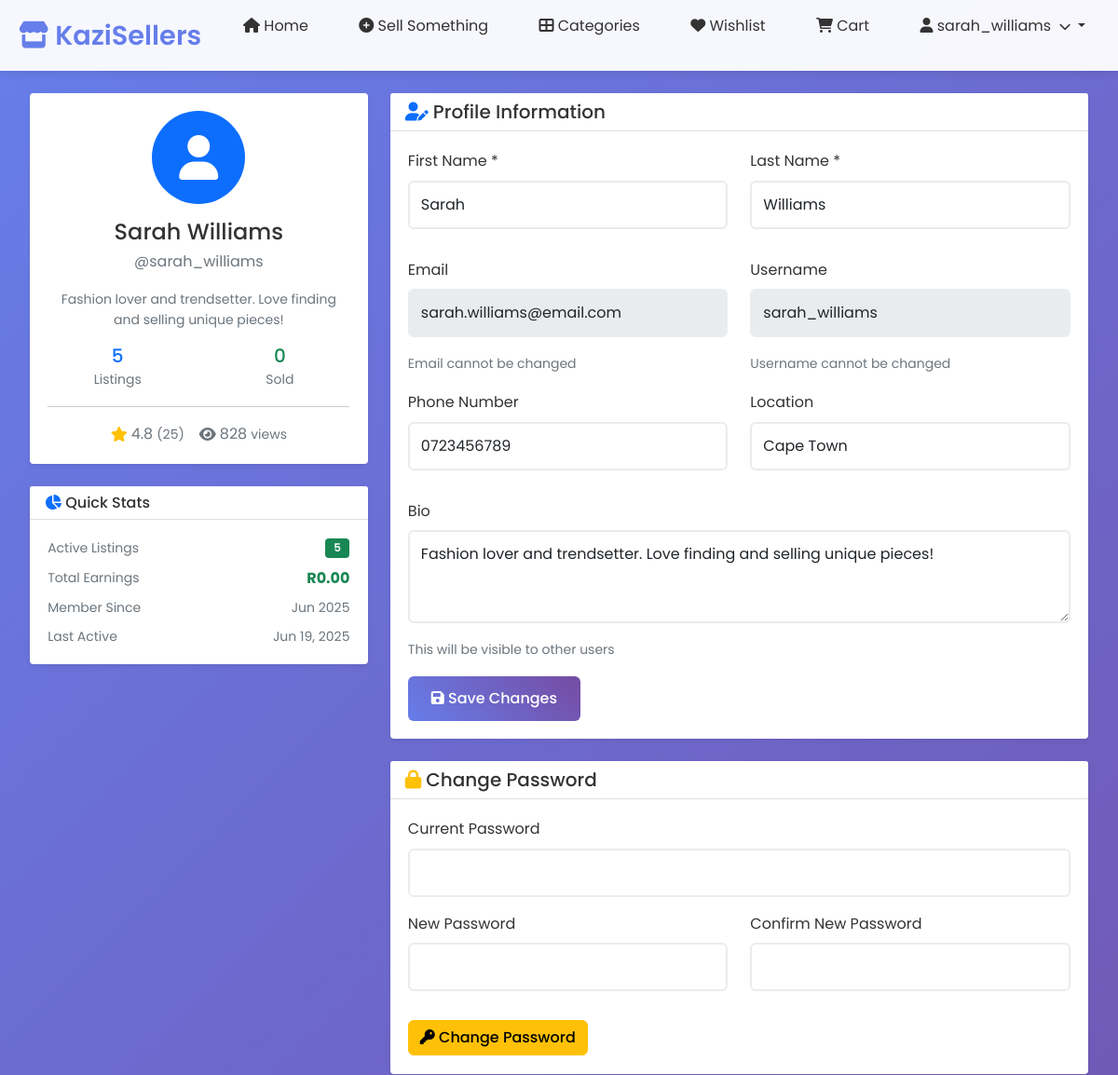
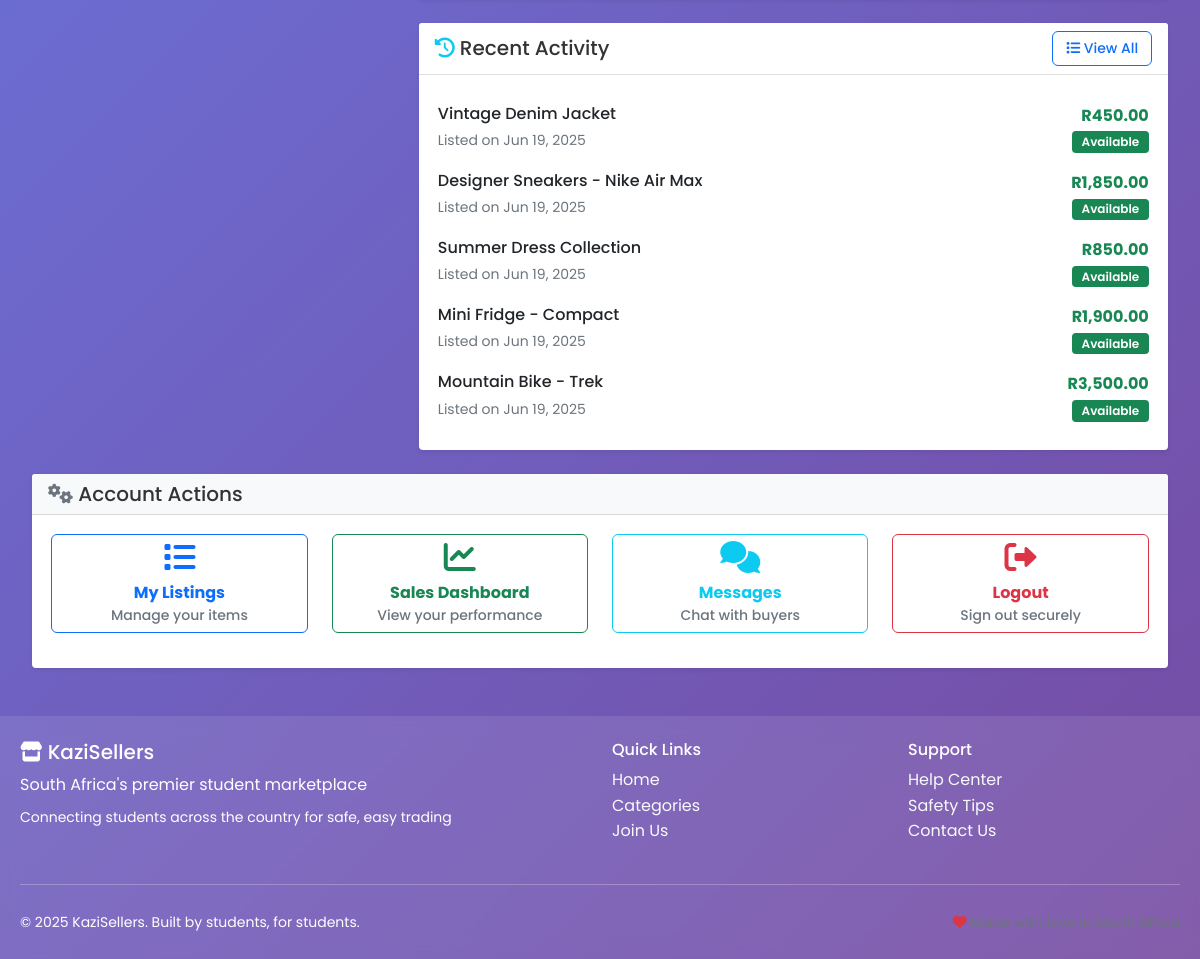
The app's page /pages/chat.php (signed in) with its own data (2 pictures, top to bottom).
### tables this page shows
CREATE TABLE users (
    id INT PRIMARY KEY AUTO_INCREMENT,
    username VARCHAR(50) UNIQUE NOT NULL,
    email VARCHAR(100) UNIQUE NOT NULL,
    password VARCHAR(255) NOT NULL,
    first_name VARCHAR(50) NOT NULL,
    last_name VARCHAR(50) NOT NULL,
    phone VARCHAR(20),
    location VARCHAR(100),
    bio TEXT,
    rating DECIMAL(3,2) DEFAULT 0.00,
    total_ratings INT DEFAULT 0,
    role TINYINT DEFAULT 0 COMMENT '0 = regular user, 1 = admin',
    created_at TIMESTAMP DEFAULT CURRENT_TIMESTAMP,
    updated_at TIMESTAMP DEFAULT CURRENT_TIMESTAMP ON UPDATE CURRENT_TIMESTAMP,
    is_active BOOLEAN DEFAULT TRUE
);

CREATE TABLE products (
    id INT PRIMARY KEY AUTO_INCREMENT,
    seller_id INT NOT NULL,
    category_id INT NOT NULL,
    title VARCHAR(100) NOT NULL,
    description TEXT NOT NULL,
    short_description VARCHAR(200),
    price DECIMAL(10,2) NOT NULL,
    condition_type ENUM('new', 'like_new', 'good', 'fair', 'poor') DEFAULT 'good',
    availability ENUM('available', 'sold', 'reserved') DEFAULT 'available',
    location VARCHAR(100),
    views INT DEFAULT 0,
    created_at TIMESTAMP DEFAULT CURRENT_TIMESTAMP,
    updated_at TIMESTAMP DEFAULT CURRENT_TIMESTAMP ON UPDATE CURRENT_TIMESTAMP,
    FOREIGN KEY (seller_id) REFERENCES users(id) ON DELETE CASCADE,
    FOREIGN KEY (category_id) REFERENCES categories(id)
);

### pages/chat.php (the view, shortened to what the rows shown need)
<?php
include("../includes/db.php");
$user_id = $_SESSION['user_id'];
$userQuery = "SELECT * FROM users WHERE id = ?";
$stmt = mysqli_prepare($conn, $userQuery);
mysqli_stmt_bind_param($stmt, "i", $user_id);
mysqli_stmt_execute($stmt);
$user = mysqli_fetch_assoc(mysqli_stmt_get_result($stmt));
$activityQuery = "SELECT p.title, p.created_at, p.availability, p.price
                  FROM products p
                  WHERE p.seller_id = ?
                  ORDER BY p.created_at DESC
                  LIMIT 5";
$stmt = mysqli_prepare($conn, $activityQuery);
mysqli_stmt_bind_param($stmt, "i", $user_id);
mysqli_stmt_execute($stmt);
$recentActivity = mysqli_stmt_get_result($stmt);
include("../components/header.php");
?>
<div class="container my-4">
    <div class="row">
        <div class="col-lg-4 mb-4">
            <div class="card border-0 shadow-sm">
                <div class="card-body text-center">
                    <div class="mb-3">
                        <div class="bg-primary rounded-circle d-inline-flex align-items-center justify-content-center"
                             style="width: 100px; height: 100px;">
                        </div>
                    </div>
                    <h4 class="mb-1"><?php echo htmlspecialchars($user['first_name'] . ' ' . $user['last_name']); ?></h4>
                    <p class="text-muted mb-3">@<?php echo htmlspecialchars($user['username']); ?></p>
                    <?php if ($user['bio']): ?>
                    <p class="small text-muted mb-3"><?php echo nl2br(htmlspecialchars($user['bio'])); ?></p>
                    <?php endif; ?>
                    <div class="row text-center">
                        <div class="col-6">
                        </div>
                        <div class="col-6">
                        </div>
                    </div>
                    <hr class="my-3">
                    <div class="d-flex justify-content-center">
                        <div class="text-center me-3">
                            <div class="d-flex align-items-center text-muted">
                                <i class="fas fa-star text-warning me-1"></i>
                                <span><?php echo number_format($user['rating'], 1); ?></span>
                                <small class="ms-1">(<?php echo $user['total_ratings']; ?>)</small>
                            </div>
                        </div>
                        <div class="text-center">
                        </div>
                    </div>
                </div>
            </div>
            <div class="card border-0 shadow-sm mt-4">
                <div class="card-body">
                    <div class="d-flex justify-content-between align-items-center mb-2">
                        <small class="text-muted">Member Since</small>
                        <small class="text-muted"><?php echo date('M Y', strtotime($user['created_at'])); ?></small>
                    </div>
                    <div class="d-flex justify-content-between align-items-center">
                        <small class="text-muted">Last Active</small>
                        <small class="text-muted"><?php echo date('M j, Y', strtotime($user['updated_at'])); ?></small>
                    </div>
                </div>
            </div>
        </div>
        <div class="col-lg-8">
            <div class="card border-0 shadow-sm mb-4">
                <div class="card-body">
                    <form method="POST">
                        <div class="row">
                            <div class="col-md-6 mb-3">
                                <label for="first_name" class="form-label">First Name *</label>
                                <input type="text" class="form-control" id="first_name" name="first_name"
                                       value="<?php echo htmlspecialchars($user['first_name']); ?>" required>
                            </div>
                            <div class="col-md-6 mb-3">
                                <label for="last_name" class="form-label">Last Name *</label>
                                <input type="text" class="form-control" id="last_name" name="last_name"
                                       value="<?php echo htmlspecialchars($user['last_name']); ?>" required>
                            </div>
                        </div>
                        <div class="row">
                            <div class="col-md-6 mb-3">
                                <label for="email" class="form-label">Email</label>
                                <input type="email" class="form-control" id="email"
                                       value="<?php echo htmlspecialchars($user['email']); ?>" disabled>
                                <small class="text-muted">Email cannot be changed</small>
                            </div>
                            <div class="col-md-6 mb-3">
                                <label for="username" class="form-label">Username</label>
                                <input type="text" class="form-control" id="username"
                                       value="<?php echo htmlspecialchars($user['username']); ?>" disabled>
                                <small class="text-muted">Username cannot be changed</small>
                            </div>
                        </div>
                        <div class="row">
                            <div class="col-md-6 mb-3">
                                <label for="phone" class="form-label">Phone Number</label>
                                <input type="tel" class="form-control" id="phone" name="phone"
                                       value="<?php echo htmlspecialchars($user['phone']); ?>">
                            </div>
                            <div class="col-md-6 mb-3">
                                <label for="location" class="form-label">Location</label>
                                <input type="text" class="form-control" id="location" name="location"
                                       value="<?php echo htmlspecialchars($user['location']); ?>"
                                       placeholder="e.g., Cape Town, Western Cape">
                            </div>
                        </div>
                        <div class="mb-3">
                            <label for="bio" class="form-label">Bio</label>
                            <textarea class="form-control" id="bio" name="bio" rows="3"
                                      placeholder="Tell other users about yourself..."><?php echo htmlspecialchars($user['bio']); ?></textarea>
                            <small class="text-muted">This will be visible to other users</small>
                        </div>
                    </form>
                </div>
            </div>
            <div class="card border-0 shadow-sm">
                <div class="card-body">
                    <?php if (mysqli_num_rows($recentActivity) > 0): ?>
                    <div class="list-group list-group-flush">
                        <?php while ($activity = mysqli_fetch_assoc($recentActivity)): ?>
                        <div class="list-group-item border-0 px-0">
                            <div class="d-flex justify-content-between align-items-center">
                                <div>
                                    <h6 class="mb-1"><?php echo htmlspecialchars($activity['title']); ?></h6>
                                    <small class="text-muted">
                                        Listed on <?php echo date('M j, Y', strtotime($activity['created_at'])); ?>
                                    </small>
                                </div>
                                <div class="text-end">
                                    <span class="text-success fw-bold">R<?php echo number_format($activity['price'], 2); ?></span>
                                    <br>
                                    <span class="badge bg-<?php
                                        echo $activity['availability'] === 'available' ? 'success' :
                                            ($activity['availability'] === 'sold' ? 'danger' : 'warning');
                                    ?> small">
                                        <?php echo ucfirst($activity['availability']); ?>
                                    </span>
                                </div>
                            </div>
                        </div>
                        <?php endwhile; ?>
                    </div>
                    <?php endif; ?>
                </div>
            </div>
        </div>
    </div>
</div>
<?php include("../components/footer.php"); ?>

### records on screen
users: first_name+last_name "Sarah Williams", username "sarah_williams", bio "Fashion lover and trendsetter. Love finding and selling unique pieces!", rating "4.8", total_ratings "25", created_at "Jun 2025", updated_at "Jun 19, 2025", first_name "Sarah", last_name "Williams", email "sarah.williams@email.com", phone "0723456789", location "Cape Town"
products: title "Vintage Denim Jacket", created_at "Jun 19, 2025", price "450.00", availability "Available"
products: title "Designer Sneakers - Nike Air Max", created_at "Jun 19, 2025", price "1,850.00", availability "Available"
products: title "Summer Dress Collection", created_at "Jun 19, 2025", price "850.00", availability "Available"
products: title "Mini Fridge - Compact", created_at "Jun 19, 2025", price "1,900.00", availability "Available"
products: title "Mountain Bike - Trek", created_at "Jun 19, 2025", price "3,500.00", availability "Available"

### other values on screen
$username "sarah_williams"
$stats['total_listings'] "5"
$stats['sold_listings'] "0"
$stats['total_views'] "828"
$stats['active_listings'] "5"
$stats['total_earnings'] "0.00"
